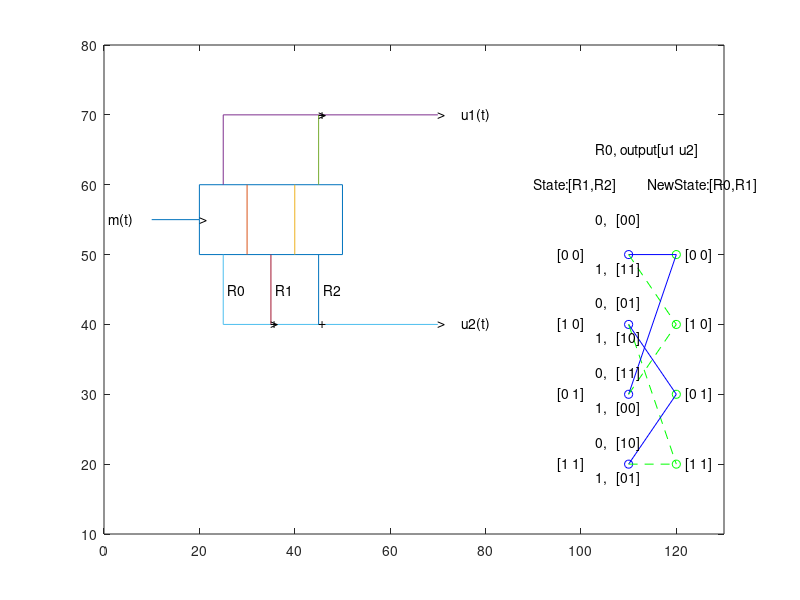

Write the MATLAB code that produced this figure.
EncoderFig1=[10 55; 20 55; 20 60; 50 60; 50 50; 20 50; 20 55];
EncoderFig2=[30 50; 30 60];
EncoderFig3=[40 50; 40 60];

EncoderFig4=[25 60; 25 70; 45 70; 70 70];
EncoderFig5=[45 60; 45 70];

EncoderFig6=[25 50; 25 40; 70 40];
EncoderFig7=[35 50; 35 40];
EncoderFig8=[45 50; 45 40];

%subplot(211), 
plot(EncoderFig1(:,1), EncoderFig1(:,2)); 
axis([0 130 10 80])
hold on
plot(EncoderFig2(:,1), EncoderFig2(:,2));
plot(EncoderFig3(:,1), EncoderFig3(:,2));
plot(EncoderFig4(:,1), EncoderFig4(:,2));
plot(EncoderFig5(:,1), EncoderFig5(:,2));
plot(EncoderFig6(:,1), EncoderFig6(:,2));
plot(EncoderFig7(:,1), EncoderFig7(:,2));
plot(EncoderFig8(:,1), EncoderFig8(:,2));
text(1,55, 'm(t)');
text(75, 40, 'u2(t)');
text(75, 70, 'u1(t)');
text(45,70, '+');
text(35,40,'+'); text(45,40,'+');
text(20,55,'>'); text(70,40,'>'); text(70,70,'>');
%text(45,70,'^'); 
text(45,70,'>');
%text(35,40,'v'); 
text(35,40,'>'); 
%text(45,40,'v');

text(26,45,'R0'); text(36,45,'R1'); text(46,45,'R2');

% trellis
bax=100; bay=10;
plot((bax+10)*ones(4,1), bay+(10:10:40),'bo');
plot((bax+20)*ones(4,1), bay+(10:10:40),'go');
bax1=bax+[10 20];
plot(bax1, bay+[40 40], 'b-');
plot(bax1, bay+[40 30], 'g--');
plot(bax1, bay+[30 20], 'b-');
plot(bax1, bay+[30 10], 'g--');

plot(bax1, bay+[20 40], 'b-');
plot(bax1, bay+[20 30], 'g--');
plot(bax1, bay+[10 20], 'b-');
plot(bax1, bay+[10 10], 'g--');

text(bax-10,bay+50,'State:[R1,R2]');
text(bax-5,bay+40,'[0 0]');
text(bax-5,bay+30,'[1 0]');
text(bax-5,bay+20,'[0 1]');
text(bax-5,bay+10,'[1 1]');

text(bax+14,bay+50,'NewState:[R0,R1]');
text(bax+22,bay+40,'[0 0]');
text(bax+22,bay+30,'[1 0]');
text(bax+22,bay+20,'[0 1]');
text(bax+22,bay+10,'[1 1]');

text(bax+3, bay+55,'R0, output[u1 u2]');
text(bax+3,bay+45,'0,   [00]');
text(bax+3,bay+38,'1,   [11]');
text(bax+3,bay+33,'0,   [01]');
text(bax+3,bay+28,'1,   [10]');
text(bax+3,bay+23,'0,   [11]');
text(bax+3,bay+18,'1,   [00]');
text(bax+3,bay+13,'0,   [10]');
text(bax+3,bay+8,'1,   [01]');

%hold off
